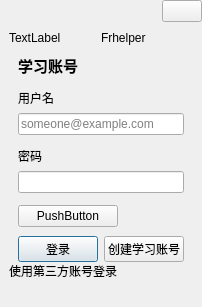
<?xml version="1.0" encoding="UTF-8"?>
<ui version="4.0">
 <class>LoginDialog</class>
 <widget class="QDialog" name="LoginDialog">
  <property name="windowTitle">
   <string>登录学习账号</string>
  </property>
  <layout class="QGridLayout" name="gridLayout">
   <property name="leftMargin">
    <number>0</number>
   </property>
   <property name="topMargin">
    <number>0</number>
   </property>
   <property name="rightMargin">
    <number>0</number>
   </property>
   <property name="bottomMargin">
    <number>0</number>
   </property>
   <item row="2" column="0">
    <widget class="QWidget" name="gridWidget" native="true">
     <layout class="QGridLayout" name="gridLayout_2">
      <property name="leftMargin">
       <number>0</number>
      </property>
      <property name="topMargin">
       <number>0</number>
      </property>
      <property name="rightMargin">
       <number>0</number>
      </property>
      <property name="bottomMargin">
       <number>0</number>
      </property>
      <property name="verticalSpacing">
       <number>0</number>
      </property>
      <item row="1" column="0">
       <layout class="QVBoxLayout" name="verticalLayout_3">
        <property name="leftMargin">
         <number>9</number>
        </property>
        <property name="topMargin">
         <number>9</number>
        </property>
        <property name="rightMargin">
         <number>9</number>
        </property>
        <property name="bottomMargin">
         <number>9</number>
        </property>
        <item>
         <layout class="QHBoxLayout" name="horizontalLayout_3">
          <item>
           <widget class="QLabel" name="iconLabel">
            <property name="text">
             <string>TextLabel</string>
            </property>
           </widget>
          </item>
          <item>
           <widget class="QLabel" name="titleLabel">
            <property name="text">
             <string>Frhelper</string>
            </property>
           </widget>
          </item>
         </layout>
        </item>
        <item>
         <widget class="QWidget" name="topSpace" native="true">
          <property name="sizePolicy">
           <sizepolicy hsizetype="Preferred" vsizetype="Fixed">
            <horstretch>0</horstretch>
            <verstretch>0</verstretch>
           </sizepolicy>
          </property>
         </widget>
        </item>
        <item>
         <widget class="QWidget" name="mainLayoutWidget" native="true">
          <property name="sizePolicy">
           <sizepolicy hsizetype="Preferred" vsizetype="Expanding">
            <horstretch>0</horstretch>
            <verstretch>0</verstretch>
           </sizepolicy>
          </property>
          <layout class="QVBoxLayout" name="verticalLayout">
           <item>
            <widget class="QLabel" name="label">
             <property name="sizePolicy">
              <sizepolicy hsizetype="Preferred" vsizetype="Fixed">
               <horstretch>0</horstretch>
               <verstretch>0</verstretch>
              </sizepolicy>
             </property>
             <property name="font">
              <font>
               <pointsize>11</pointsize>
               <bold>true</bold>
              </font>
             </property>
             <property name="text">
              <string>学习账号</string>
             </property>
            </widget>
           </item>
           <item>
            <widget class="QWidget" name="titleToNameLayout" native="true">
             <property name="sizePolicy">
              <sizepolicy hsizetype="Preferred" vsizetype="Preferred">
               <horstretch>0</horstretch>
               <verstretch>0</verstretch>
              </sizepolicy>
             </property>
             <property name="styleSheet">
              <string notr="true">QWidget{background-color:transparent}</string>
             </property>
            </widget>
           </item>
           <item>
            <widget class="QLabel" name="label_2">
             <property name="sizePolicy">
              <sizepolicy hsizetype="Preferred" vsizetype="Fixed">
               <horstretch>0</horstretch>
               <verstretch>0</verstretch>
              </sizepolicy>
             </property>
             <property name="text">
              <string>用户名</string>
             </property>
            </widget>
           </item>
           <item>
            <widget class="QLineEdit" name="tbUserName">
             <property name="sizePolicy">
              <sizepolicy hsizetype="Expanding" vsizetype="Fixed">
               <horstretch>0</horstretch>
               <verstretch>0</verstretch>
              </sizepolicy>
             </property>
             <property name="focusPolicy">
              <enum>Qt::StrongFocus</enum>
             </property>
             <property name="placeholderText">
              <string>someone@example.com</string>
             </property>
            </widget>
           </item>
           <item>
            <widget class="QWidget" name="nameToPwdLayout" native="true">
             <property name="sizePolicy">
              <sizepolicy hsizetype="Preferred" vsizetype="Preferred">
               <horstretch>0</horstretch>
               <verstretch>0</verstretch>
              </sizepolicy>
             </property>
             <property name="autoFillBackground">
              <bool>false</bool>
             </property>
             <property name="styleSheet">
              <string notr="true">QWidget{background-color:transparent}</string>
             </property>
            </widget>
           </item>
           <item>
            <widget class="QLabel" name="label_3">
             <property name="sizePolicy">
              <sizepolicy hsizetype="Preferred" vsizetype="Fixed">
               <horstretch>0</horstretch>
               <verstretch>0</verstretch>
              </sizepolicy>
             </property>
             <property name="text">
              <string>密码</string>
             </property>
            </widget>
           </item>
           <item>
            <widget class="QLineEdit" name="tbPassword">
             <property name="sizePolicy">
              <sizepolicy hsizetype="Expanding" vsizetype="Fixed">
               <horstretch>0</horstretch>
               <verstretch>0</verstretch>
              </sizepolicy>
             </property>
             <property name="focusPolicy">
              <enum>Qt::StrongFocus</enum>
             </property>
             <property name="echoMode">
              <enum>QLineEdit::Password</enum>
             </property>
            </widget>
           </item>
           <item>
            <widget class="QWidget" name="pwdToForget" native="true">
             <property name="sizePolicy">
              <sizepolicy hsizetype="Preferred" vsizetype="Preferred">
               <horstretch>0</horstretch>
               <verstretch>0</verstretch>
              </sizepolicy>
             </property>
             <property name="styleSheet">
              <string notr="true">QWidget{background-color:transparent}</string>
             </property>
            </widget>
           </item>
           <item>
            <widget class="EUThemePlainPushButton" name="forgetPwdLabel">
             <property name="sizePolicy">
              <sizepolicy hsizetype="Minimum" vsizetype="Minimum">
               <horstretch>0</horstretch>
               <verstretch>0</verstretch>
              </sizepolicy>
             </property>
             <property name="maximumSize">
              <size>
               <width>100</width>
               <height>30</height>
              </size>
             </property>
             <property name="baseSize">
              <size>
               <width>0</width>
               <height>0</height>
              </size>
             </property>
             <property name="cursor">
              <cursorShape>PointingHandCursor</cursorShape>
             </property>
             <property name="focusPolicy">
              <enum>Qt::NoFocus</enum>
             </property>
             <property name="contextMenuPolicy">
              <enum>Qt::NoContextMenu</enum>
             </property>
             <property name="text">
              <string>PushButton</string>
             </property>
            </widget>
           </item>
          </layout>
          <zorder>nameToPwdLayout</zorder>
          <zorder>label</zorder>
          <zorder>titleToNameLayout</zorder>
          <zorder>label_2</zorder>
          <zorder>label_3</zorder>
          <zorder>tbPassword</zorder>
          <zorder>pwdToForget</zorder>
          <zorder>forgetPwdLabel</zorder>
          <zorder>tbUserName</zorder>
         </widget>
        </item>
        <item>
         <widget class="QWidget" name="pwdToButtonLayout" native="true">
          <property name="sizePolicy">
           <sizepolicy hsizetype="Preferred" vsizetype="Fixed">
            <horstretch>0</horstretch>
            <verstretch>0</verstretch>
           </sizepolicy>
          </property>
         </widget>
        </item>
        <item>
         <widget class="QWidget" name="loginButtonLayout" native="true">
          <property name="sizePolicy">
           <sizepolicy hsizetype="Preferred" vsizetype="Fixed">
            <horstretch>0</horstretch>
            <verstretch>0</verstretch>
           </sizepolicy>
          </property>
          <layout class="QHBoxLayout" name="horizontalLayout">
           <property name="topMargin">
            <number>0</number>
           </property>
           <property name="bottomMargin">
            <number>0</number>
           </property>
           <item>
            <widget class="QPushButton" name="pushButton_Login">
             <property name="focusPolicy">
              <enum>Qt::TabFocus</enum>
             </property>
             <property name="text">
              <string>登录</string>
             </property>
            </widget>
           </item>
           <item>
            <widget class="QPushButton" name="pushButton_Create">
             <property name="focusPolicy">
              <enum>Qt::NoFocus</enum>
             </property>
             <property name="text">
              <string>创建学习账号</string>
             </property>
            </widget>
           </item>
          </layout>
         </widget>
        </item>
        <item>
         <widget class="QWidget" name="buttonToLoginLayout" native="true">
          <property name="sizePolicy">
           <sizepolicy hsizetype="Preferred" vsizetype="Fixed">
            <horstretch>0</horstretch>
            <verstretch>0</verstretch>
           </sizepolicy>
          </property>
         </widget>
        </item>
        <item>
         <widget class="QLabel" name="label_5">
          <property name="sizePolicy">
           <sizepolicy hsizetype="Preferred" vsizetype="Fixed">
            <horstretch>0</horstretch>
            <verstretch>0</verstretch>
           </sizepolicy>
          </property>
          <property name="text">
           <string>使用第三方账号登录</string>
          </property>
         </widget>
        </item>
        <item>
         <widget class="QWidget" name="listIconLayout" native="true">
          <property name="sizePolicy">
           <sizepolicy hsizetype="Preferred" vsizetype="Expanding">
            <horstretch>0</horstretch>
            <verstretch>0</verstretch>
           </sizepolicy>
          </property>
          <layout class="QHBoxLayout" name="listLayout"/>
         </widget>
        </item>
       </layout>
      </item>
      <item row="0" column="0">
       <widget class="QWidget" name="horizontalWidget" native="true">
        <property name="sizePolicy">
         <sizepolicy hsizetype="Preferred" vsizetype="Fixed">
          <horstretch>0</horstretch>
          <verstretch>0</verstretch>
         </sizepolicy>
        </property>
        <layout class="QHBoxLayout" name="horizontalLayout_2">
         <property name="spacing">
          <number>0</number>
         </property>
         <property name="sizeConstraint">
          <enum>QLayout::SetDefaultConstraint</enum>
         </property>
         <property name="leftMargin">
          <number>0</number>
         </property>
         <property name="topMargin">
          <number>0</number>
         </property>
         <property name="rightMargin">
          <number>0</number>
         </property>
         <property name="bottomMargin">
          <number>0</number>
         </property>
         <item>
          <spacer name="horizontalSpacer">
           <property name="orientation">
            <enum>Qt::Horizontal</enum>
           </property>
           <property name="sizeHint" stdset="0">
            <size>
             <width>40</width>
             <height>20</height>
            </size>
           </property>
          </spacer>
         </item>
         <item>
          <widget class="EUCloseButton" name="closeButton">
           <property name="focusPolicy">
            <enum>Qt::NoFocus</enum>
           </property>
           <property name="text">
            <string/>
           </property>
          </widget>
         </item>
        </layout>
       </widget>
      </item>
     </layout>
    </widget>
   </item>
  </layout>
 </widget>
 <customwidgets>
  <customwidget>
   <class>EUCloseButton</class>
   <extends>QPushButton</extends>
   <header location="global">customclassstyle.h</header>
  </customwidget>
  <customwidget>
   <class>EUThemePlainPushButton</class>
   <extends>QPushButton</extends>
   <header location="global">customclassstyle.h</header>
  </customwidget>
 </customwidgets>
 <tabstops>
  <tabstop>tbUserName</tabstop>
  <tabstop>tbPassword</tabstop>
  <tabstop>pushButton_Login</tabstop>
 </tabstops>
 <resources/>
 <connections/>
</ui>
